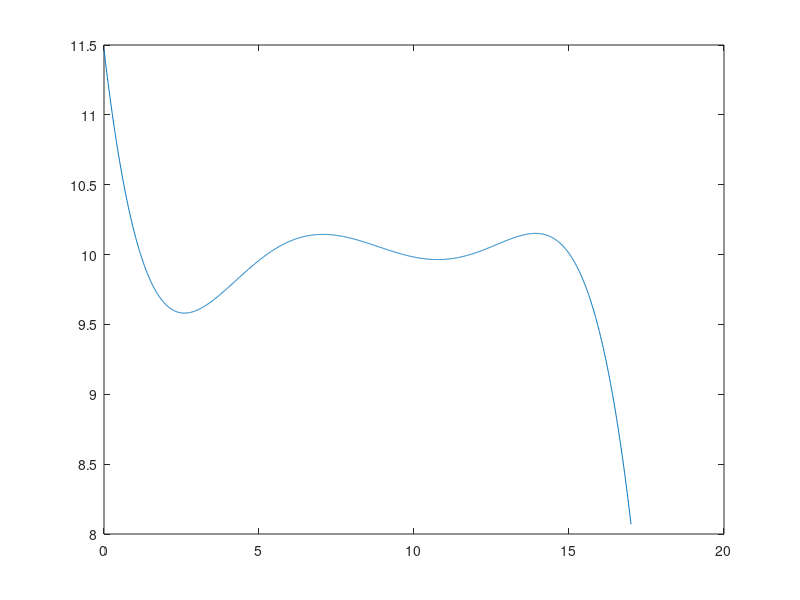

Reproduce this figure in MATLAB.
% % Scenario 1:
% x1 = 0:0.01:17;
% x2 = 0:0.01:20;
% x3 = 0:0.01:25;
% y1 = 10 + 1*cos(1*x1) - 0.5*cos(3*x1);    % initial condition: 9.5
% y2 = 5  + 4*cos(2*x2) + 0.5*sin(5*x2);    % initial condition: 9.5
% y3 = 1  + 3*cos(2*x3) + 1.5*sin(5*x3);    % initial condition: 9.5
% elseif(Exp == 2)
% %Scenario 2:
% x1 = 0:0.01:13;
% x2 = 0:0.01:13;
% x3 = 0:0.01:13;
% y1 = 10 + 4*cos(2*x1) + 0.5*sin(5*x1);    %[x1,y1,phi1] = [1,9,0]
% y2 = 5 + 4*cos(2*x2) + 0.5*sin(5*x2);    %[x2,y2,phi2] = [-1.5,4,0]   
% y3 = 1 + 4*cos(2*x3) + 0.5*sin(5*x3);    %[x3,y3,phi3] = [2,-1.2,0]   
% y1 = polyval(p1,x1);
% y2 = polyval(p2,x2);
% y3 = polyval(p3,x3);

clc; clear all; close all;

x1 = 0:0.01:17;
% x2 = 0:0.01:20;
% x3 = 0:0.01:25;

y1 = 10 + 1*cos(1*x1) - 0.5*cos(3*x1);    % initial condition: 9.5
% y2 = 5  + 4*cos(2*x2) + 0.5*sin(5*x2);    % initial condition: 9.5
% y3 = 1  + 3*cos(2*x3) + 1.5*sin(5*x3);    % initial condition: 9.5

% p = [5 4 3 2 1];
% y1=y1+polyval(p,x1);
% plot(y1)

p1 = polyfit(x1,y1,5);
y1 = polyval(p1,x1);
plot(x1,y1);